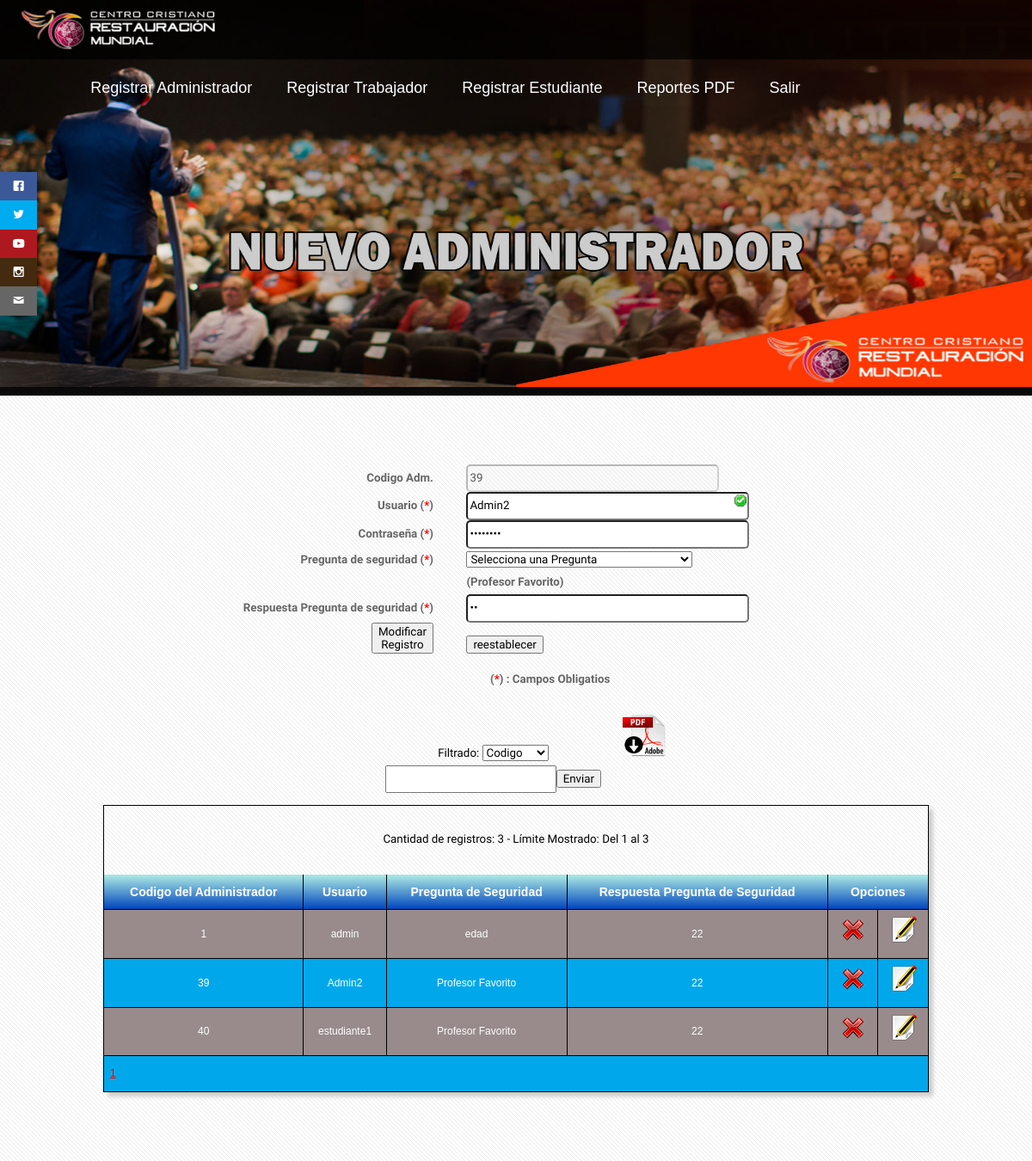
The page /new_admin.php?m=1&editar=39 (signed in) on the database its author committed.
### tables this page shows
CREATE TABLE `usuarios` (
  `cod_usu` int(10) NOT NULL,
  `nom_usu` varchar(50) NOT NULL,
  `cont_usu` varchar(50) NOT NULL,
  `niv_usu` int(11) NOT NULL,
  `ps_usu` varchar(100) NOT NULL,
  `rps_usu` varchar(50) NOT NULL
);

### formulario_admin.php (called while the page is built, shortened)
<?php
include("conex.php");
if(isset($_REQUEST['editar'])){
$sql= "SELECT * FROM usuarios WHERE cod_usu=".$_REQUEST['editar'];
$consultaDatos= mysqli_query($enlace, $sql) or die("Error - " . mysql_error());
$datosEditar=mysqli_fetch_assoc($consultaDatos);
}
$where="";
?>

### new_admin.php (the view, shortened to what this page needs)
<?php
include ("formulario_admin.php");
?>
<!doctype html>
<html>
<head>
    <link rel="stylesheet" href="css/fonts.css" />
	</head>
<body>
<div class="social">
    <ul>
      <li><a href="https://www.facebook.com/restauramundial" target="_blank" class="icon-facebook"></a></li>
      <li><a href="http://www.twitter.com/" target="_blank" class="icon-twitter"></a></li>
      <li><a href="http://www.youtube.com/" target="_blank" class="icon-youtube"></a></li>
      <li><a href="http://www.instagram.com/" target="_blank" class="icon-instagram"></a></li>
      <li><a href="mailto:restauracionmundial@gmail.com" class="icon-mail"></a></li>
    </ul>
  </div>
    <header2>
    <div class="logo">
          <img src="images/logo.png" width="230" height="50">
        </div>
  <nav>
    <ul>
      <li><a href="new_admin.php">Registrar Administrador</a></li>
      <li><a href="new_trabajador.php">Registrar Trabajador</a></li>
      <li><a href="new_estudiante.php">Registrar Estudiante</a></li>
      <li><a href="reporte/pdf.php">Reportes PDF</a></li>
      <li><a href="cierre.php">Salir</a></li>
    </ul>
  </nav>
    </header2>
    <div><img src="images/header/new_admin.jpg" width="100%" height="450"></div>
<div id="main">
			<div class="container">
				<div class="row">
						<div id="content" class="12u skel-cell-important">
                            <div class="Formularios" >
<form action="?m=1" method="post" name="form1" id="form1">
 <table width="80%" border="1" align="center" cellpadding="5" cellspacing="5">
   <tr>
    <td align="right"><b>Codigo Adm.<b></td>
    <td>&nbsp;</td>
    <td width="45%"><input disabled style="width:85%; border-radius:5px" pattern="[0-9]+" type="text" name="cod_usu" id="cod_usu" placeholder="Automatico" <?php if(isset($edita)){
echo 'value="'.$datosEditar['cod_usu'].'"'; echo " disabled ";} ?>>
<?php if(isset($edita)) echo '<input name="codM" type="hidden"
value="'.$datosEditar['cod_usu'].'" />'; ?></td>
  </tr>
  <tr>
    <td align="right"><b>Usuario (<a style="color:red">*</a>)</b></td>
    <td>&nbsp;</td>
    <td><input style="width:95%; border-radius:5px" type="text" required pattern="[a-z A-Z 0-9]+"
name="usuario" id="usuario" placeholder="Usuario del Administrador" <?php
if(isset($edita)) echo 'value="'.$datosEditar['nom_usu'].'"'; ?>></td>
  </tr>
  <tr>
    <td align="right"><b>Contraseña (<a style="color:red">*</a>)</b></td>
    <td>&nbsp;</td>
    <td><input style="width:95%; border-radius:5px" type="password" name="clave" id="clave" placeholder="Contraseña del administrador" <?php
if(isset($edita)) echo 'value="'.$datosEditar['cont_usu'].'"'; ?>></td>
  </tr>
  <tr>
    <td align="right"><b>Pregunta de seguridad (<a style="color:red">*</a>)</b></td>
    <td>&nbsp;</td>
                        <td ><select name="ps" id="ps" id="ps" >
                        <option value="null">Selecciona una Pregunta</option>
                        </select><?php if(isset($edita)) echo'<br><b> ('.$datosEditar['ps_usu'].')</b>'; ?></td>
                        </tr>
  <tr>
    <td align="right"><b>Respuesta Pregunta de seguridad (<a style="color:red">*</a>)</b></td>
    <td>&nbsp;</td>
    <td><input style="width:95%; border-radius:5px" type="password"
name="rps" id="rps" placeholder="Respuesta Secreta" <?php
if(isset($edita)) echo 'value="'.$datosEditar['rps_usu'].'"'; ?>></td>
  </tr>
  <tr>
    <td align="right"><?php if(isset($edita)) $nom_boton="Modificar
Registro"; else $nom_boton="Enviar Registro"; ?><input name="button" type="submit" value="<?php echo $nom_boton ?>"></td>
    <td width="5%">&nbsp;</td>
    <td><input name="res" type="reset" value="reestablecer"></td>
  </tr>
</table>
<a style="margin-left:450px;"><b> (<a style="color:red">*</a>) : Campos Obligatios</b></a>
</form>
</div>
<div class="Consultas" align="center">
<table width="37%" border="1" cellspacing="5" cellpadding="5" align="center">
  <tr>
    <td>&nbsp;</td>
    <td>&nbsp;</td>
    <td>&nbsp;</td>
  </tr>
  <tr>
    <td align="center"><form action="?m=1" method="post" name="form2">
Filtrado:
<select name="campos">
<option value="cod_usu" selected="selected">Codigo</option>
</select><input name="valor" type="text"><input name="Consultar" type="submit" value="Enviar"><td align="center"><a href="reporte/pdf.php"><img src="images/PDF_Descargar.png" width="50" height="50" alt="" /></a></td>
</form></td>
    <td>&nbsp;</td>
  </tr>
</table>
  </div>
         <div class="Tablas" >
<div class="CSSTableGenerator" >
<table>
<?php
if (!isset($_REQUEST['pg'])) $n_pag = 1; else $n_pag=$_REQUEST['pg'];
$cantidad=20;
$inicial = ($n_pag-1) * $cantidad;
$sql = "SELECT * FROM usuarios ".$where;
$consulta = mysqli_query($enlace, $sql) or die ("Error");
$cant_registros =mysqli_num_rows($consulta);
$paginado = intval($cant_registros / $cantidad);
$sql = "SELECT * FROM usuarios ".$where." LIMIT $inicial,$cantidad ";
$consulta = mysqli_query($enlace, $sql) or die ("Error");
$cant_registros2 =mysqli_num_rows($consulta);
echo "</br><center>Cantidad de registros: ".$cant_registros." - Límite Mostrado: Del ".($inicial+1)." al ".($inicial + $cant_registros2)."</center><br>";
$sql="SELECT * FROM usuarios ".$where;
$cons=mysqli_query($enlace, $sql);
echo '<table>
<tr>
<td>Codigo del Administrador</td><td>Usuario</td><td>Pregunta de Seguridad</td><td>Respuesta Pregunta de Seguridad</td><td colspan="2">Opciones</td>
</tr>';
while($datos=mysqli_fetch_assoc($cons)){
$primario= $datos['cod_usu'];
echo "<tr>";
echo "<td><center>".$datos['cod_usu']."</center></td>";
echo "<td><center>".$datos['nom_usu']."</center></td>";
echo "<td><center>".$datos['ps_usu']."</center></td>";
echo "<td><center>".$datos['rps_usu']."</center></td>";
echo "<td><center><a class='tooltip' alt='Eliminar Registro' href='?m=1&eliminar=$primario'><img width='32' height='32' src='images/eliminar.png'></a></center></td>";
echo "<td><center><a class='tooltip' alt='Editar Registro ' href='?m=1&editar=$primario'><img width='32' height='32' src='images/editar.png'></a></center></td>";
echo "</tr>";
}
echo "<tr align='center'><td colspan=6>";
for ($a=0;$a<($paginado+1);$a++){
echo '<a href="?pg='.($a+1).'">'.($a+1).'<a/>&nbsp;';
}
echo "</td></tr>";
?>
                 </table>
            </div>
</div>
						</div>
				</div>
			</div>
		</div>
</body>
</html>

### css/style.css (style rules this page uses)
body { background: #090909; }
body,input,textarea,select { font-family: 'Oxygen', sans-serif; font-size: 13pt; line-height: 2em; }
strong, b { font-weight: bold; color: #666666; }
a { color: #FF0000; }
p, ul, ol, dl, table { margin-bottom: 1em; }
.social { position: fixed; left: 0; top: 200px; z-index: 2000; }
.social ul { list-style: none; }
.social ul li a { display: inline-block; color:#fff; background: #000; padding: 10px 15px; text-decoration: none; -webkit-transition:all 500ms ease; -o-transition:all 500ms ease; transition:all 500ms ease; }
.social ul li .icon-facebook { background:#3b5998; }
.social ul li .icon-twitter { background: #00abf0; }
.social ul li .icon-youtube { background: #ae181f; }
.social ul li .icon-instagram { background: #442A0E; }
.social ul li .icon-mail { background: #666666; }
.CSSTableGenerator { margin:0px; padding:0px; width:100%; box-shadow: 5px 5px 5px 0px #CCCCCC; border:1px solid #000000; -moz-border-radius-bottomleft:0px; -webkit-border-bottom-left-radius:0px; border-bottom-left-radius:0px; -moz-border-radius-bottomright:0px; -webkit-border-bottom-right-radius:0px; border-bottom-right-radius:0px; -moz-border-radius-topright:0px; -webkit-border-top-right-radius:0px; border-top-right-radius:0px; -moz-border-radius-topleft:0px; -webkit-border-top-left-radius:0px; border-top-left-radius:0px; }
.CSSTableGenerator table { width:100%; height:100%; margin:0px;padding:0px; }
.CSSTableGenerator tr:last-child td:last-child { -moz-border-radius-bottomright:0px; -webkit-border-bottom-right-radius:0px; border-bottom-right-radius:0px; }
.CSSTableGenerator table tr:first-child td:first-child { -moz-border-radius-topleft:0px; -webkit-border-top-left-radius:0px; border-top-left-radius:0px; }
.CSSTableGenerator table tr:first-child td:last-child { -moz-border-radius-topright:0px; -webkit-border-top-right-radius:0px; border-top-right-radius:0px; }
.CSSTableGenerator tr:last-child td:first-child { -moz-border-radius-bottomleft:0px; -webkit-border-bottom-left-radius:0px; border-bottom-left-radius:0px; }
.CSSTableGenerator tr:nth-child(odd) { background-color:#00A8EB; }
.CSSTableGenerator tr:nth-child(even) { background-color:#998B8B; }
.CSSTableGenerator td { vertical-align:middle; border:1px solid #000000; border-width:0px 1px 1px 0px; text-align:left; padding:7px; font-size:12px; font-family:Arial; font-weight:normal; color: #FFFFFF; }
.CSSTableGenerator tr:last-child td { border-width:0px 1px 0px 0px; }
.CSSTableGenerator tr td:last-child { border-width:0px 0px 1px 0px; }
.CSSTableGenerator tr:last-child td:last-child { border-width:0px 0px 0px 0px; }
.CSSTableGenerator tr:first-child td { background:-o-linear-gradient(bottom, #A6E3E2 5%, #0045BD 100%); background:-webkit-gradient( linear, left top, left bottom, color-stop(0.05, #A6E3E2), color-stop(1, #0045BD) ); background:-moz-linear-gradient( center top, #A6E3E2 5%, #0045BD 100% ); filter:progid:DXImageTransform.Microsoft.gradient(startColorstr="#A6E3E2", endColorstr="#0045BD"); background: -o-linear-gradient(top,#A6E3E2,#0045BD); background-color:#A6E3E2; border:0px solid #000000; text-align:center; border-width:0px 0px 1px 1px; font-size:14px; font-family:Arial; font-weight:bold; color: #FFFFFF; }
.CSSTableGenerator tr:first-child td:first-child { border-width:0px 0px 1px 0px; }
.CSSTableGenerator tr:first-child td:last-child { border-width:0px 0px 1px 1px; }
input:required:valid { background-image: url(images/valido.png); background-position: right top; background-repeat: no-repeat; }
header2 { background: rgba(0,0,0,0.7); width: 100%; position: fixed; z-index: 100; height:69px; }
nav { margin-left:7.1%; float: left; }
nav ul { list-style: none; overflow: hidden; }
nav ul li { float: left; font-family:"Trebuchet MS", Arial, Helvetica, sans-serif; font-size: 18px; }
nav ul li a { display: block; padding: 20px; color: #fff; text-decoration: none; }
.logo { margin-top:0.75%; margin-left:2%; float:left; }
#main { position: relative; background: #fff url(images/overlay.png) repeat; }

### css/style-desktop.css (style rules this page uses)
body,input,textarea,select { font-size: 11pt; }
#main { padding: 6em 0em; }

### css/style-1000px.css (style rules this page uses)
body,input,textarea,select { font-size: 10pt; }

### rows shown on the page
usuarios: cod_usu "39", usuario "Admin2", ps_usu "Profesor Favorito", nom_usu "Admin2", rps_usu "22"
usuarios: cod_usu "1", nom_usu "admin", ps_usu "edad", rps_usu "22"
usuarios: cod_usu "40", nom_usu "estudiante1", ps_usu "Profesor Favorito", rps_usu "22"

### other values the page prints
$cant_registros "3"
$inicial+1 "1"
$inicial + $cant_registros2 "3"
